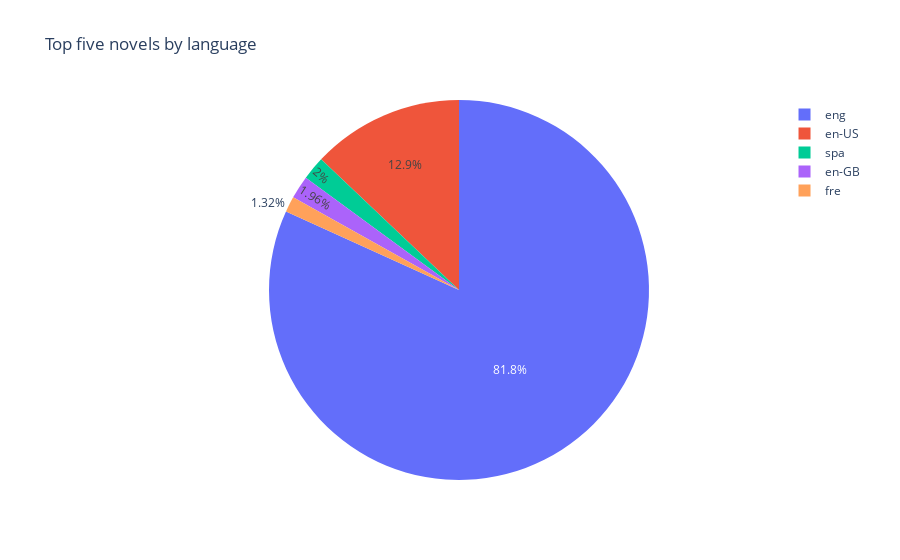

Here is the notebook cell this chart was saved with:
### Markdown cell above
## Top Five Novels By Language

### Code cell
bookLang = BooksData['language_code'].value_counts()
sortedLang = bookLang.sort_values(ascending=False).iloc[:5]
values = sortedLang.values
names = sortedLang.index
figure = px.pie(bookLang, names=names,values=values, title="Top five novels by language ")
figure.show()

### Figure 1 — Plotly figure (JSON) as saved in the notebook; plotly's stock layout.template omitted (floating-point values rounded to 4 significant figures)
{"data": [{"domain": {"x": [0, 1], "y": [0, 1]}, "hovertemplate": "label=%{label}<br>value=%{value}<extra></extra>", "labels": ["eng", "en-US", "spa", "en-GB", "fre"], "legendgroup": "", "name": "", "showlegend": true, "type": "pie", "values": [8908, 1408, 218, 214, 144]}], "layout": {"legend": {"tracegroupgap": 0}, "title": {"text": "Top five novels by language "}}}
